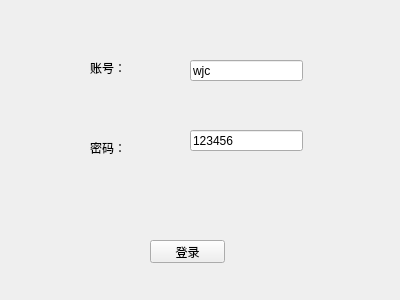
<?xml version="1.0" encoding="UTF-8"?>
<ui version="4.0">
 <class>Login</class>
 <widget class="QWidget" name="Login">
  <property name="geometry">
   <rect>
    <x>0</x>
    <y>0</y>
    <width>400</width>
    <height>300</height>
   </rect>
  </property>
  <property name="windowTitle">
   <string>登录</string>
  </property>
  <widget class="QLabel" name="label">
   <property name="geometry">
    <rect>
     <x>90</x>
     <y>60</y>
     <width>53</width>
     <height>15</height>
    </rect>
   </property>
   <property name="text">
    <string>账号：</string>
   </property>
  </widget>
  <widget class="QLabel" name="label_2">
   <property name="geometry">
    <rect>
     <x>90</x>
     <y>140</y>
     <width>53</width>
     <height>15</height>
    </rect>
   </property>
   <property name="text">
    <string>密码：</string>
   </property>
  </widget>
  <widget class="QLineEdit" name="lineEdit_account">
   <property name="geometry">
    <rect>
     <x>190</x>
     <y>60</y>
     <width>113</width>
     <height>21</height>
    </rect>
   </property>
   <property name="text">
    <string>wjc</string>
   </property>
  </widget>
  <widget class="QLineEdit" name="lineEdit_password">
   <property name="geometry">
    <rect>
     <x>190</x>
     <y>130</y>
     <width>113</width>
     <height>21</height>
    </rect>
   </property>
   <property name="text">
    <string>123456</string>
   </property>
  </widget>
  <widget class="QLabel" name="label_reminbe">
   <property name="geometry">
    <rect>
     <x>110</x>
     <y>200</y>
     <width>171</width>
     <height>20</height>
    </rect>
   </property>
   <property name="text">
    <string/>
   </property>
  </widget>
  <widget class="QPushButton" name="pushButton_login">
   <property name="geometry">
    <rect>
     <x>150</x>
     <y>240</y>
     <width>75</width>
     <height>23</height>
    </rect>
   </property>
   <property name="text">
    <string>登录</string>
   </property>
  </widget>
 </widget>
 <resources/>
 <connections/>
</ui>
